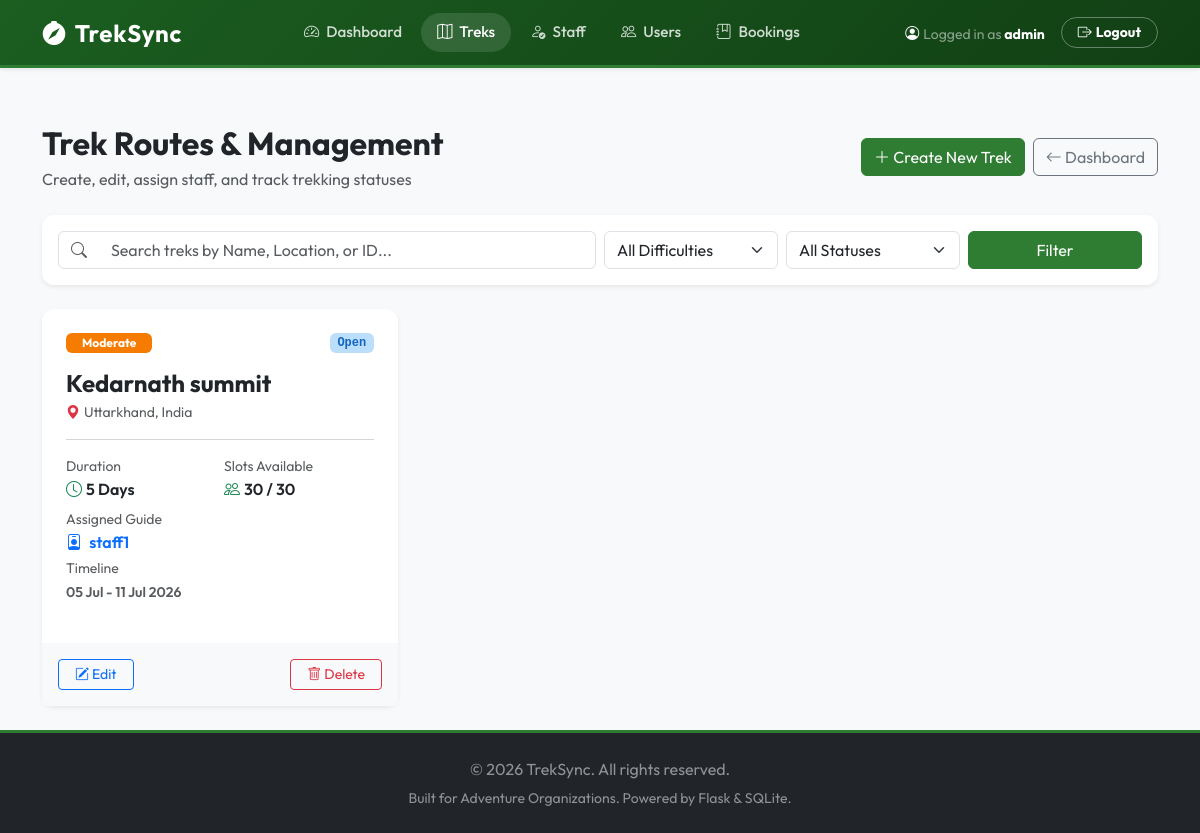
/admin/treks (signed in), run on an earlier commit of the app's database.
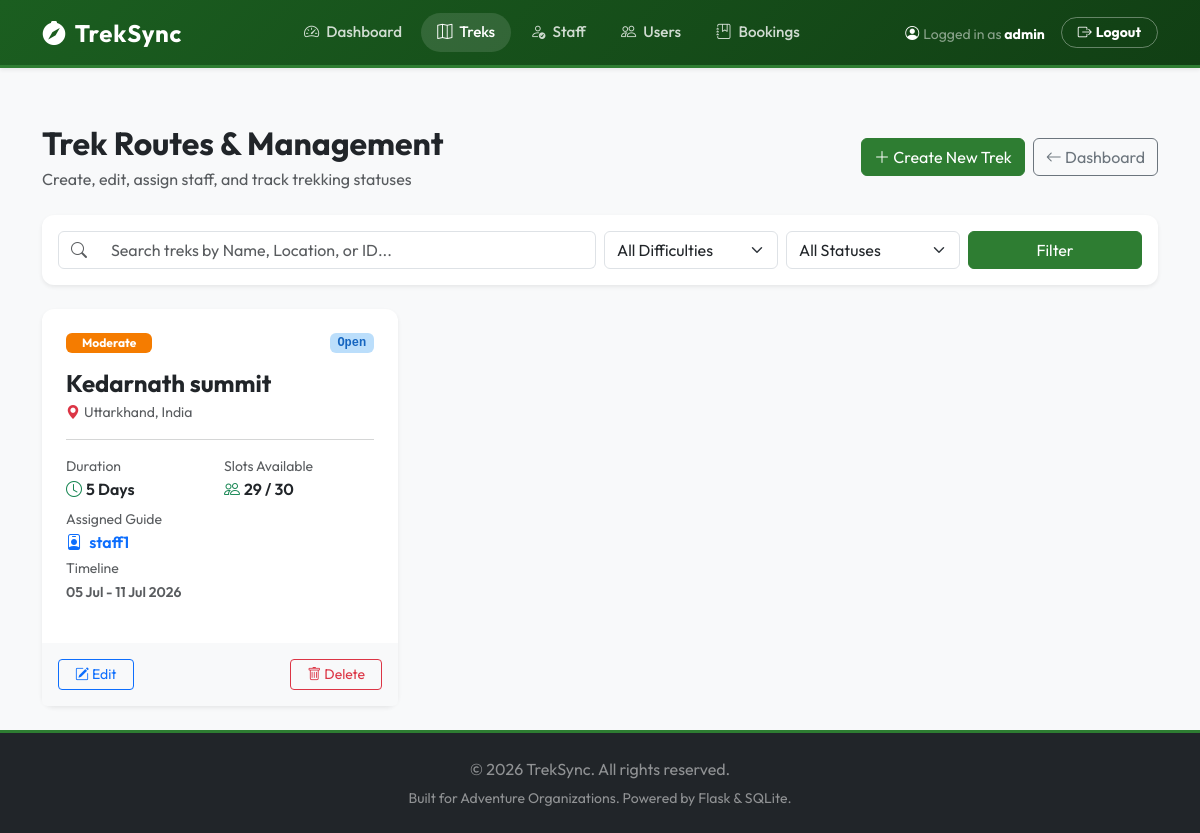
And on a later commit of the database.
### models.py (models this page shows, shortened)
class Trek(db.Model):
    __tablename__ = 'trek'
    id = db.Column(db.Integer, primary_key=True)
    name = db.Column(db.String(100), nullable=False)
    location = db.Column(db.String(100), nullable=False)
    difficulty = db.Column(db.String(20), nullable=False)  # 'Easy', 'Moderate', 'Hard'
    duration = db.Column(db.Integer, nullable=False)  # in days
    max_slots = db.Column(db.Integer, nullable=False)
    available_slots = db.Column(db.Integer, nullable=False)
    staff_id = db.Column(db.Integer, db.ForeignKey('user.id'), nullable=True)  # Assigned staff
    status = db.Column(db.String(20), default='Pending')  # 'Pending', 'Approved', 'Open', 'Closed', 'Completed'
    start_date = db.Column(db.Date, nullable=False)
    end_date = db.Column(db.Date, nullable=False)
    staff = db.relationship('User', back_populates='assigned_treks', foreign_keys=[staff_id])
    bookings = db.relationship('Booking', back_populates='trek', cascade="all, delete-orphan")

class User(db.Model, UserMixin):
    __tablename__ = 'user'
    id = db.Column(db.Integer, primary_key=True)
    username = db.Column(db.String(80), unique=True, nullable=False)
    email = db.Column(db.String(120), unique=True, nullable=False)
    password_hash = db.Column(db.String(255), nullable=False)
    role = db.Column(db.String(20), nullable=False)  # 'admin', 'staff', 'trekker'
    is_active = db.Column(db.Boolean, default=True)  # Admin can deactivate
    is_blacklisted = db.Column(db.Boolean, default=False)  # Admin can blacklist
    profile = db.relationship('StaffProfile', back_populates='user', uselist=False, cascade="all, delete-orphan")
    bookings = db.relationship('Booking', back_populates='user', cascade="all, delete-orphan")
    assigned_treks = db.relationship('Trek', back_populates='staff', foreign_keys='Trek.staff_id')

### app.py (the view)
@app.route('/admin/treks')
@login_required
@admin_required
def admin_treks():
    search_query = request.args.get('q', '').strip()
    filter_difficulty = request.args.get('difficulty', '').strip()
    filter_status = request.args.get('status', '').strip()
    query = Trek.query
    if search_query:
        if search_query.isdigit():
            query = query.filter((Trek.name.like(f"%{search_query}%")) | (Trek.location.like(f"%{search_query}%")) | (Trek.id == int(search_query)))
        else:
            query = query.filter((Trek.name.like(f"%{search_query}%")) | (Trek.location.like(f"%{search_query}%")))
    if filter_difficulty:
        query = query.filter(Trek.difficulty == filter_difficulty)
    if filter_status:
        query = query.filter(Trek.status == filter_status)
    treks = query.all()
    return render_template('admin/treks.html', treks=treks, search_query=search_query, filter_difficulty=filter_difficulty, filter_status=filter_status)

### app.py (called while the page is built)
@login_manager.user_loader
def load_user(user_id):
    return User.query.get(int(user_id))

def admin_required(f):
    @wraps(f)
    def decorated_function(*args, **kwargs):
        if not current_user.is_authenticated or current_user.role != 'admin':
            flash('Access denied. Admin role required.', 'error')
            return redirect(url_for('home'))
        return f(*args, **kwargs)
    return decorated_function

### templates/admin/treks.html (shortened to what the changed rows need)
{% extends "base.html" %}
{% block content %}
<div class="container">
    <div class="d-flex flex-column flex-md-row justify-content-between align-items-md-center gap-3 mb-4">
        <div>
            <h1 class="h2 fw-bold mb-1">Trek Routes & Management</h1>
        </div>
    </div>
    <div class="row g-4">
        {% if treks %}
            {% for trek in treks %}
                <div class="col-lg-4 col-md-6">
                    <div class="card h-100 border-0 shadow-sm">
                        <div class="card-body p-4">
                            <div class="d-flex justify-content-between align-items-start mb-3">
                                <span class="badge text-capitalize
                                    {% if trek.difficulty == 'Easy' %}badge-easy
                                    {% elif trek.difficulty == 'Moderate' %}badge-moderate
                                    {% else %}badge-hard{% endif %} py-1.5 px-3">
                                    {{ trek.difficulty }}
                                </span>
                                <span class="badge status-{{ trek.status.lower() }} py-1 px-2.5 font-monospace">
                                    {{ trek.status }}
                                </span>
                            </div>
                            <h4 class="card-title fw-bold mb-1">{{ trek.name }}</h4>
                            <p class="text-muted small mb-3"><i class="bi bi-geo-alt-fill text-danger me-1"></i>{{ trek.location }}</p>
                            <hr class="my-3 text-muted">
                            <div class="row g-2 mb-3">
                                <div class="col-6">
                                    <small class="text-muted d-block">Duration</small>
                                    <span class="fw-semibold text-dark"><i class="bi bi-clock me-1 text-success"></i>{{ trek.duration }} Days</span>
                                </div>
                                <div class="col-6">
                                    <small class="text-muted d-block">Slots Available</small>
                                    <span class="fw-semibold text-dark"><i class="bi bi-people me-1 text-success"></i>{{ trek.available_slots }} / {{ trek.max_slots }}</span>
                                </div>
                                <div class="col-12 mt-2">
                                    <small class="text-muted d-block">Assigned Guide</small>
                                    <span class="fw-semibold {% if trek.staff %}text-primary{% else %}text-danger{% endif %}">
                                        <i class="bi bi-person-badge me-1"></i>
                                        {% if trek.staff %}{{ trek.staff.username }} {% else %}Unassigned{% endif %}
                                    </span>
                                </div>
                                <div class="col-12 mt-1">
                                    <small class="text-muted d-block">Timeline</small>
                                    <small class="fw-semibold text-muted">
                                        {{ trek.start_date.strftime('%d %b') }} - {{ trek.end_date.strftime('%d %b %Y') }}
                                    </small>
                                </div>
                            </div>
                        </div>
                        <div class="card-footer bg-light border-0 p-3 d-flex justify-content-between">
                            <a href="{{ url_for('admin_edit_trek', trek_id=trek.id) }}" class="btn btn-sm btn-outline-primary px-3">
                                <i class="bi bi-pencil-square"></i> Edit
                            </a>
                            <form action="{{ url_for('admin_delete_trek', trek_id=trek.id) }}" method="POST" onsubmit="return confirm('Are you sure you want to delete this trek? This will remove all associated bookings.');">
                                <button type="submit" class="btn btn-sm btn-outline-danger px-3">
                                    <i class="bi bi-trash"></i> Delete
                                </button>
                            </form>
                        </div>
                    </div>
                </div>
            {% endfor %}
        {% else %}
            <div class="col-12 text-center py-5 text-muted">
                <i class="bi bi-compass fs-1 mb-2 d-block"></i>
                No treks found matching the criteria. Click "Create New Trek" to add one!
            </div>
        {% endif %}
    </div>
</div>
{% endblock %}

What changed in the data, as far as the page shows it:
changed Trek "Kedarnath summit": available_slots "30" → "29"
